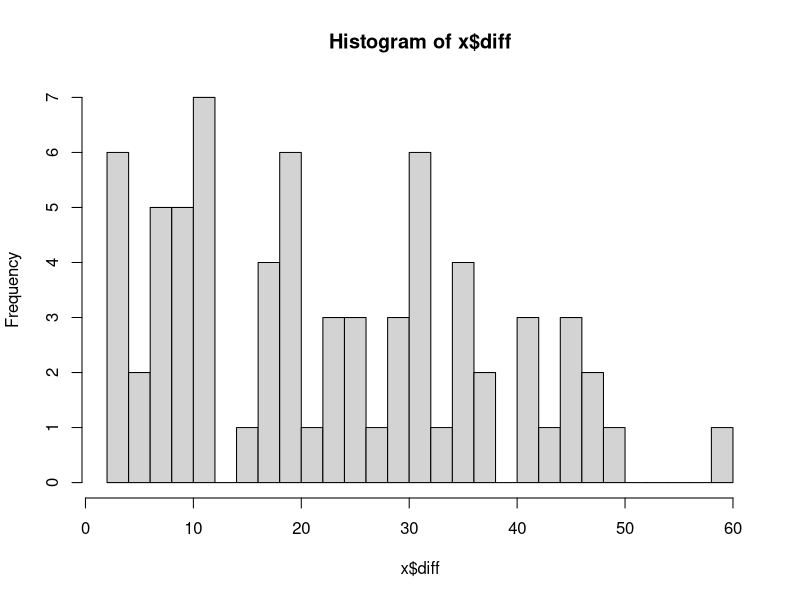
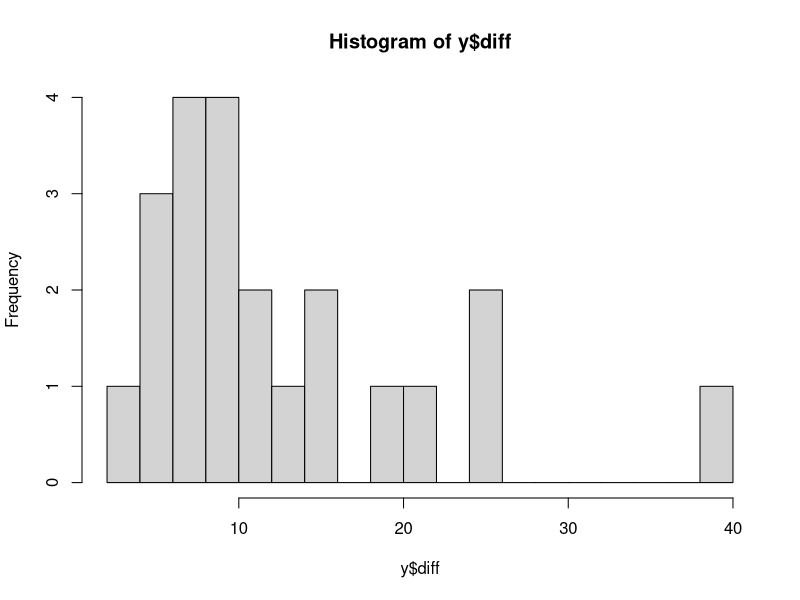
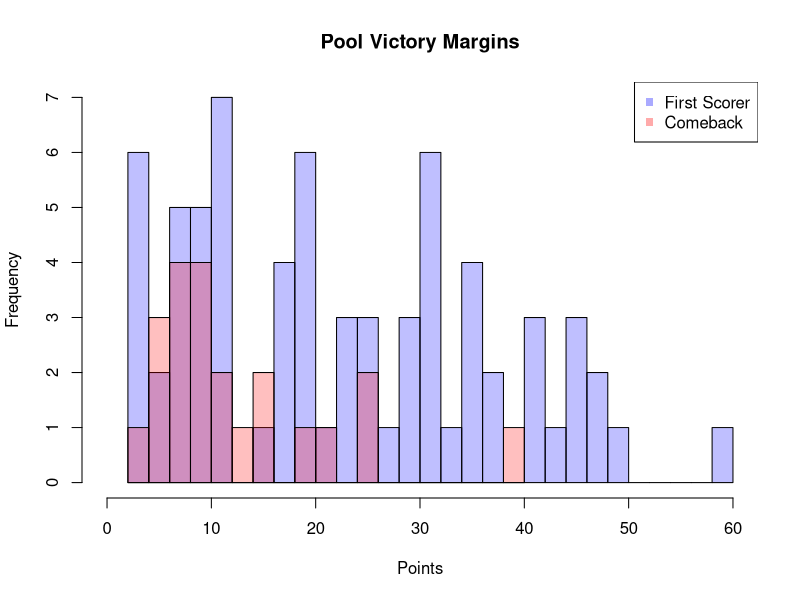

Write the R code that produced these figures, in order.
library("dplyr")

match_score <- function(matches=1:180, team="all", event="all", round="all") { 
  
  # load data file
  ws7s_poss <- read.csv("ws72014_poss_4.csv", header=TRUE, stringsAsFactors=FALSE)

  # validate input and subset data
  if (event != "all") { 
    if (!event %in% unique(ws7s_poss$EVENT)) stop('invalid event')
    ws7s_poss <- subset(ws7s_poss,ws7s_poss$EVENT==event)
    matches <- unique(ws7s_poss$SERIES.MATCH)
  }
  if (round != "all") { 
    if (!round %in% unique(ws7s_poss$ROUND)) stop('invalid round')
    ws7s_poss <- subset(ws7s_poss,ws7s_poss$ROUND==round)
    matches <- unique(ws7s_poss$SERIES.MATCH)
  }
  if (team != "all") { 
    if (!team %in% unique(ws7s_poss$TEAM)) stop('invalid team')
    ws7s_poss <- subset(ws7s_poss,(ws7s_poss$TEAM==team|ws7s_poss$OPP==team))
    matches <- unique(ws7s_poss$SERIES.MATCH)
  }
  
  # define data structures
  team1 <- numeric(0)
  team2 <- numeric(0)
  first <- character(0)
  win <- character(0)
  goal <- logical(0)
  team1.score <- numeric(0)
  team2.score <- numeric(0)

  for (i in 1:length(matches)) {
    # subset the data by match
    poss <- subset(ws7s_poss,ws7s_poss$SERIES.MATCH==matches[i])
    
    # teams
    team1[i] <- paste(poss[1,]$TEAM)
    team2[i] <- paste(poss[1,]$OPP)

    # first score
    first[i] <- paste(poss[min(grep("TRY", poss$LOST)),]$TEAM)
    if (suppressWarnings(min(grep("TRY", poss$LOST)) == min(grep("converted", poss$LOST.NOTE))))
      { goal[i] <- TRUE } else
        { goal[i] <- FALSE }
    
    # subset possessions per team  
    team1.poss <- subset(poss,poss$TEAM==team1[i])
    team2.poss <- subset(poss,poss$TEAM==team2[i])
    
    # calculate score
    team1.score[i] <- 5 * sum(team1.poss$LOST=="TRY"|team1.poss$LOST=="PT") + 2 * length(grep("TRY: converted", team1.poss$LOST.NOTE))
    team2.score[i] <- 5 * sum(team2.poss$LOST=="TRY"|team2.poss$LOST=="PT") + 2 * length(grep("TRY: converted", team2.poss$LOST.NOTE))  
    
    # track winner, NA for tie
    win[i] <- ifelse(team1.score[i] > team2.score[i], paste(team1[i]),
            ifelse(team2.score[i] > team1.score[i], paste(team2[i]), NA))
    }
  
  # create a match score data.frame
  match.score<-cbind.data.frame(matches,team1,team1.score,team2,team2.score,first,win,goal,stringsAsFactors = FALSE)
  colnames(match.score) <- c("match","t1","t1s","t2","t2s","first","win","goal")
  return(match.score)
}  

first_try <- function(matches) {
  x <- round(sum(matches$first == matches$win, na.rm=TRUE)/nrow(matches),2)
}

first_goal <- function(matches) {
  first_try(filter(matches, goal=="TRUE"))
}

avg_victory_margin <- function(matches) {
  x <- matches %>% 
    mutate(diff = abs(t1s-t2s)) %>% 
    summarise(avm = round(mean(diff),2))
}

# EXAMPLE CODE:
#> source('~/rugby7s/match_scores.R')
#> USA_pool <- match_score(team="USA", round="Pool")
#> USA_pool
#match  t1 t1s  t2 t2s first win  goal
#1      2 USA  17 CAN  15   USA USA  TRUE
#2      9 USA   7 ENG  12   ENG ENG FALSE
#3     17 ARG  26 USA  14   ARG ARG FALSE
#4     52 USA  10 ENG  19   USA ENG FALSE
#5     61 USA  10 AUS  26   USA AUS FALSE
#6     68 USA  31 KEN  12   USA USA  TRUE
#7     97 USA   0 RSA  26   RSA RSA FALSE
#8    106 WAL  12 USA  38   WAL USA FALSE
#9    113 USA  33 KEN   5   USA USA FALSE
#10   137 USA  33 JPN  12   JPN USA FALSE
#11   145 FRA   7 USA  38   USA USA FALSE
#12   153 RSA  26 USA  14   USA RSA  TRUE
#13   182 USA  52 JPN  12   USA USA  TRUE
#> print(first_try(USA_pool))
#[1] 0.62
#> print(first_goal(USA_pool))
#[1] 0.75

# show all stats by round
first_score_summary <- function() { 
  ws7s_poss <- read.csv("ws72014_poss_4.csv", header=TRUE, stringsAsFactors=FALSE)
  stat_table <- c()
  for (i in c("all",unique(ws7s_poss$ROUND))) { 
    x <- match_score(round=i)
    stat_table <-rbind(stat_table, c(i, nrow(x),first_try(x),first_goal(x),avg_victory_margin(x)))
  }
  colnames(stat_table) <- c("round","matches","try","goal","avm")
  print(stat_table)
  #View(stat_table)
}
first_score_summary()

# Plot victory margins in pool play for 1st scorers and comebacks
tm <- match_score(round="Pool")
tm1 <- tm %>% mutate(ws = ifelse(t2s>t1s, t2s, t1s)) %>% mutate(ls = ifelse(t2s>t1s, t1s, t2s))
x <- tm1 %>% filter(first==win) %>% transmute(diff = ws - ls) 
y <- tm1 %>% filter(first!=win) %>% transmute(diff = ws - ls)
x<-hist(x$diff, breaks=24)
y<-hist(y$diff, breaks=24)
plot(x,col=rgb(0,0,1,1/4), xlim=c(0,60), main="Pool Victory Margins", xlab="Points" )
plot(y,col=rgb(1,0,0,1/4), xlim=c(0,60), add=T)
legend("topright", c("First Scorer","Comeback"), pch=15,col=c(rgb(0,0,1,1/3),rgb(1,0,0,1/3)))

# what is the avm for score 1st vs comeback in pool play?
# what happens if we remove the non-core teams from this?
